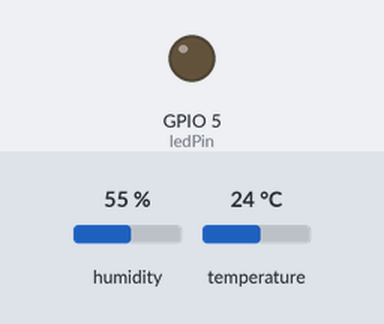
The sketch below on a simulated ESP8266 (NodeMCU). Parts: output pins drawn as LEDs (lit = HIGH). The test bench sets the inputs (shaded band); at power-on: temperature 24 °C, humidity 55 %. WiFi joins after 1.5 s; servers stay silent unless stated; no MQTT or app messages arrive unless stated; what the sketch prints to the serial monitor is not drawn.

Above: at 4.7 s.
4.8 s: temperature set to 30.2 °C
9.2 s: temperature set to 31.4 °C
At 12.4 s:
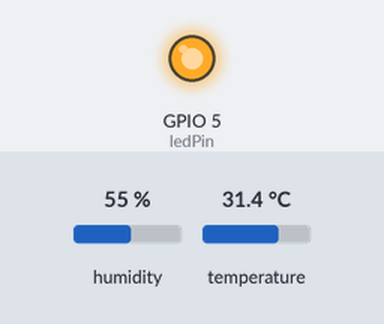
Timing chart, 0 to 13.9 s (numbered marks = the images above; inputs shaded):
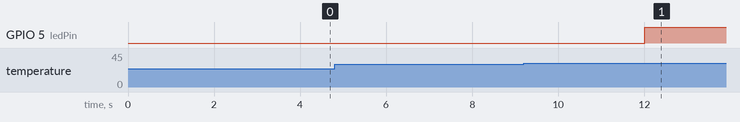

Measured:
- the behaviour switches between 31 and 31.1 °C on temperature (found by bisection; images 0 and 1)
- after the input at 4.8 s, every drawn part: stays the same
- after the input at 9.2 s, GPIO 5 (ledPin): LOW → HIGH after 2.8 s

The sketch:

code4.ino
```cpp
#include <ESP8266WiFi.h>
#include <PubSubClient.h>
#include <ArduinoJson.h>
#include <DHT.h>

// Kredensial Jaringan Wi-Fi
const char* ssid = "Galaxy S24 FE C2D6";
const char* password = "sherlyza";

// Konfigurasi Broker MQTT Publik
const char* mqttServer = "broker.hivemq.com";
const int mqttPort = 1883;
const char* clientId = "ESP8266_LabIoT_25782065_Tugas";

// Definisi Topik Sesuai NIM 25782065
const char* topicPublishTelemetry = "kampus/labiot/25782065/telemetri";
const char* topicSubscribeKendali = "kampus/labiot/25782065/kendali";
const char* topicPublishAlert     = "kampus/labiot/25782065/alert";
const char* topicPublishStatus    = "kampus/labiot/25782065/status";

// Alokasi Pin Perangkat Keras
const byte dhtPin = 2;   // Pin D4 (GPIO 2)
const byte ledPin = 5;   // Pin D1 (GPIO 5)

#define DHTTYPE DHT22
DHT dht(dhtPin, DHTTYPE);

WiFiClient espClient;
PubSubClient client(espClient);

unsigned long lastTelemetryTime = 0;
const unsigned long telemetryInterval = 4000;

bool alertSentState = false;

void callback(char* topic, byte* payload, unsigned int length) {
  char incomingBuffer[length + 1];
  memcpy(incomingBuffer, payload, length);
  incomingBuffer[length] = '\0';

  Serial.println("----------------------------------------");
  Serial.printf("[KONTROL DITERIMA] Topik: %s | Payload: %s\n", topic, incomingBuffer);

  StaticJsonDocument<256> doc;
  DeserializationError err = deserializeJson(doc, incomingBuffer);
  if (err) {
    Serial.println("Gagal membedah payload JSON!");
    return;
  }

  if (doc.containsKey("led")) {
    float currentTemp = dht.readTemperature();
    if (!isnan(currentTemp) && currentTemp > 31.0) {
      Serial.println("--> [ABAIKAN] Kendali manual dikunci karena status BAHAYA (Overheat)!");
    } else {
      int val = doc["led"];
      digitalWrite(ledPin, val == 1 ? HIGH : LOW);
      Serial.printf("--> [MANUAL OVERRIDE] Status LED diubah: %s\n", val == 1 ? "MENYALA" : "PADAM");
    }
  }
  Serial.println("----------------------------------------");
}

void reconnect() {
  while (!client.connected()) {
    Serial.print("Menghubungkan ke Broker MQTT...");
    const char* lwtTopic = topicPublishStatus;
    const char* lwtMessage = "{\"status\":\"OFFLINE\",\"keterangan\":\"Perangkat Terputus Tak Terduga\"}";

    if (client.connect(clientId, NULL, NULL, lwtTopic, 1, true, lwtMessage)) {
      Serial.println(" Sukses Terhubung!");
      String onlineMsg = "{\"status\":\"ONLINE\",\"keterangan\":\"Perangkat Beroperasi Normal\"}";
      client.publish(topicPublishStatus, onlineMsg.c_str(), true);
      client.subscribe(topicSubscribeKendali);
    } else {
      Serial.printf(" Gagal (rc=%d). Coba lagi dalam 4 detik...\n", client.state());
      delay(4000);
    }
  }
}

void setup() {
  Serial.begin(115200);
  pinMode(ledPin, OUTPUT);
  digitalWrite(ledPin, LOW);

  dht.begin();
  delay(2000);

  WiFi.mode(WIFI_STA);
  WiFi.begin(ssid, password);
  Serial.print("Menghubungkan Wi-Fi");
  while (WiFi.status() != WL_CONNECTED) {
    delay(500);
    Serial.print(".");
  }
  Serial.println("\nWi-Fi Terkoneksi!");

  client.setServer(mqttServer, mqttPort);
  client.setCallback(callback);
}

void loop() {
  if (!client.connected()) {
    reconnect();
  }
  client.loop();

  unsigned long now = millis();
  if (now - lastTelemetryTime >= telemetryInterval) {
    lastTelemetryTime = now;

    float t = dht.readTemperature();
    float h = dht.readHumidity();

    // Hanya cek apakah nilainya benar-benar NaN (kabel terlepas total)
    if (isnan(t) || isnan(h)) {
      Serial.println("[WARNING] Gagal membaca data dari sensor DHT!");
      return;
    }

    String kondisiSuhu = (t <= 31.0) ? "NORMAL" : "PANAS";

    StaticJsonDocument<256> docOut;
    docOut["node_id"]      = clientId;
    docOut["suhu"]         = serialized(String(t, 2));
    docOut["kelembapan"]   = serialized(String(h, 2));
    docOut["kondisi_suhu"] = kondisiSuhu;
    docOut["status_led"]   = digitalRead(ledPin);

    char buffer[256];
    serializeJson(docOut, buffer);
    client.publish(topicPublishTelemetry, buffer);
    Serial.printf("[TELEMETRI TERKIRIM] %s\n", buffer);

    if (t > 31.0) {
      digitalWrite(ledPin, HIGH);
      if (!alertSentState) {
        StaticJsonDocument<256> alertDoc;
        alertDoc["status"]      = "BAHAYA";
        alertDoc["parameter"]   = "OVERHEAT";
        alertDoc["nilai_suhu"]  = serialized(String(t, 2));

        char alertBuffer[256];
        serializeJson(alertDoc, alertBuffer);
        client.publish(topicPublishAlert, alertBuffer, true);
        alertSentState = true;
      }
    } else {
      if (alertSentState) {
        alertSentState = false;
      }
    }
  }
}
```
